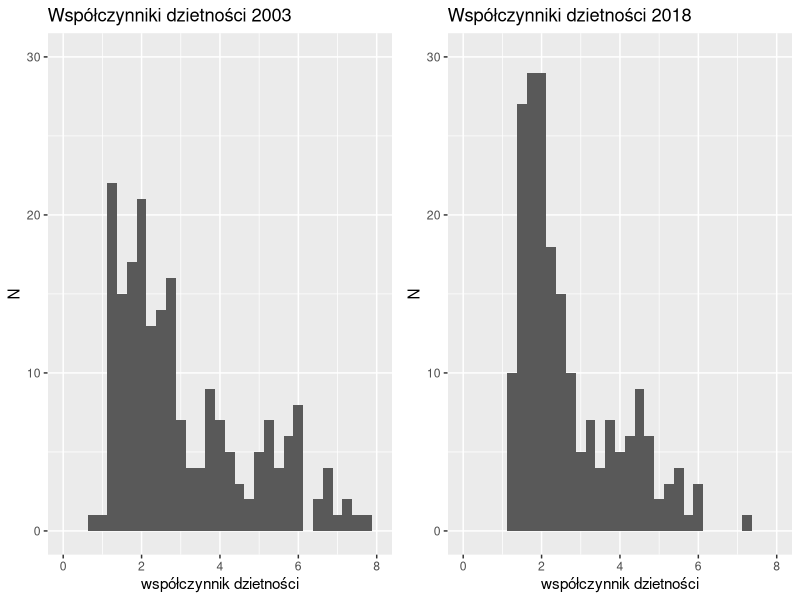
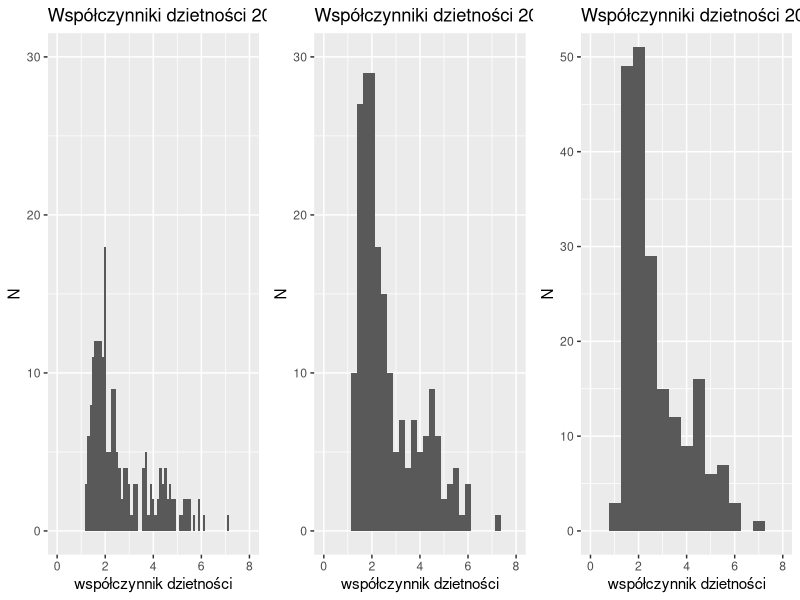
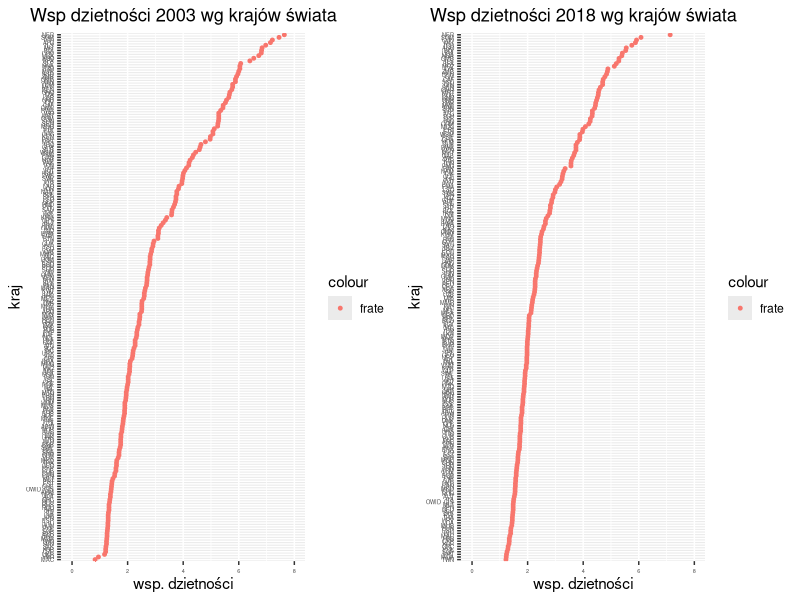
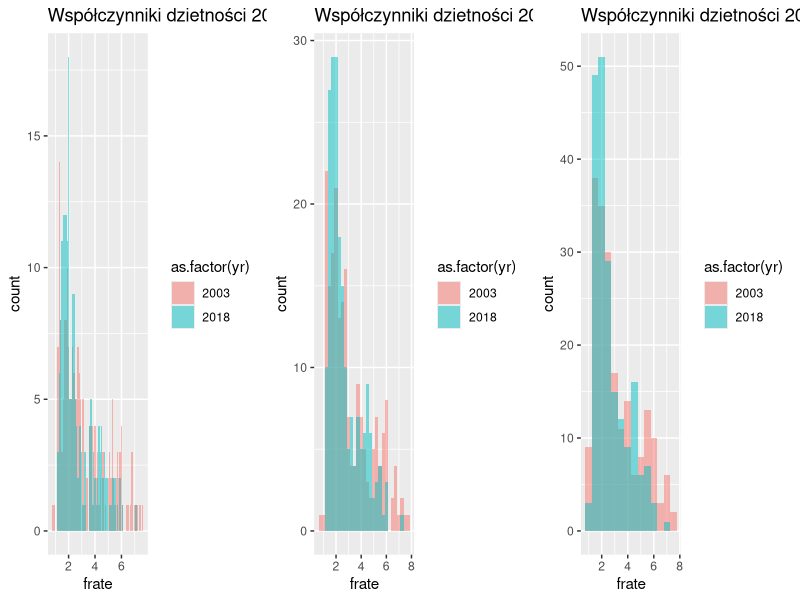
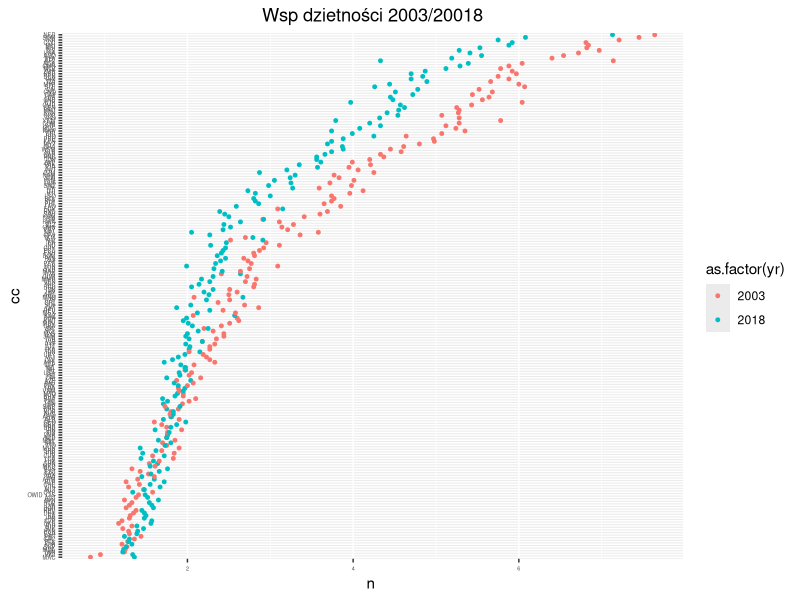
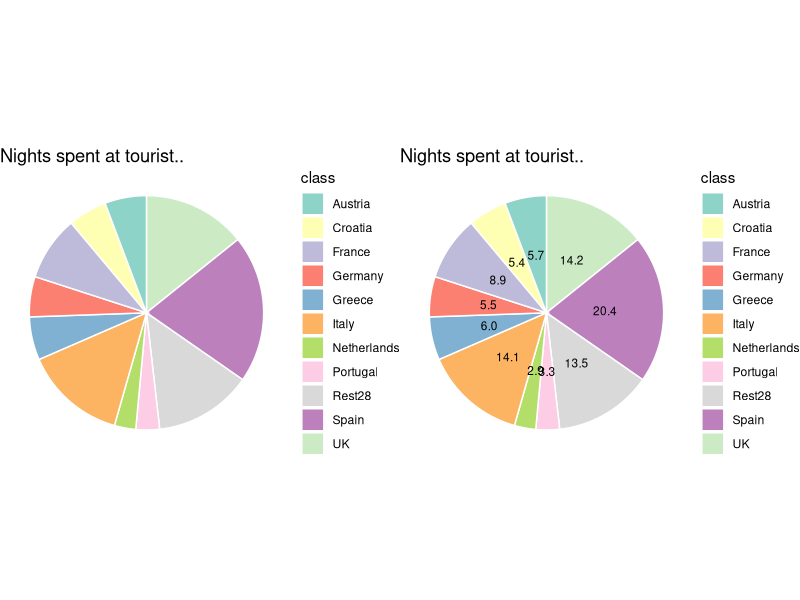
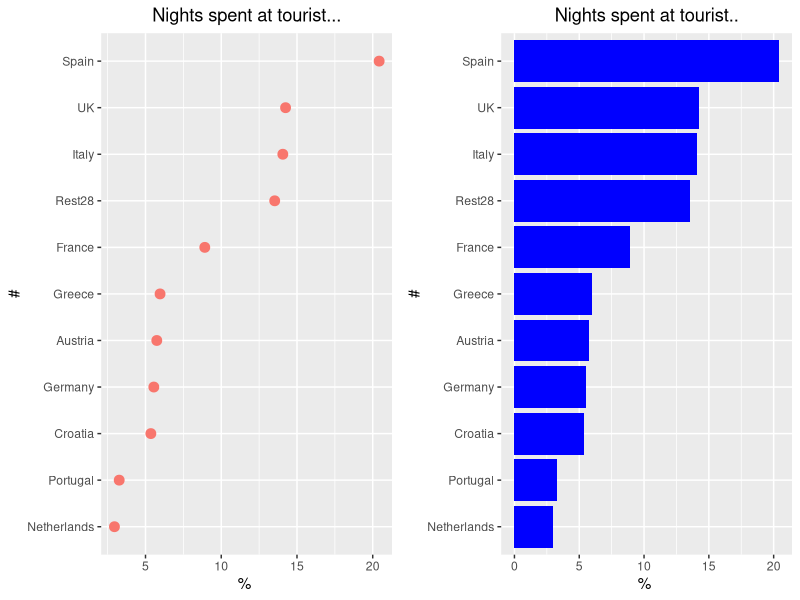
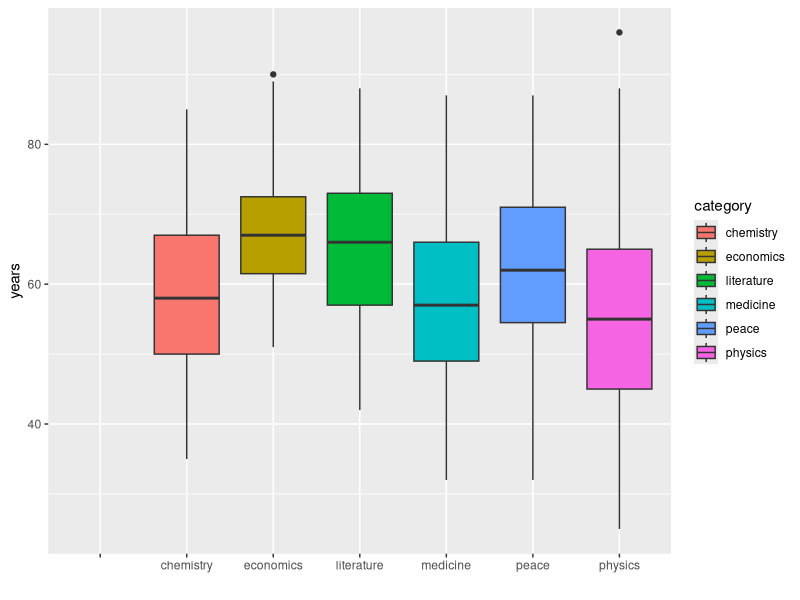

Recreate these plots in R, in order.
## ---- chunk 1
knitr::opts_chunk$set(echo = TRUE)
## ---- chunk 2
library("ggplot2");
require("dplyr");

dA <- read.csv("fertility_rate_2003_2018.csv", sep = ';',
  header=T, na.string="NA");

boxp <- ggplot(dA, aes(x=as.factor(yr), y=frate, fill=as.factor(yr))) +
 geom_boxplot() +
 ylab("fr") +
 xlab("rok") +
 ggtitle("Współczynniki dzietności 2003 vs 2018") +
 theme(legend.position="none")

d2003 <- dA %>% filter(yr==2003) %>% as.data.frame

s2003 <- summary(d2003$frate)
##s2003

mean2003 <- s2003[["Mean"]]
median2003 <- s2003[["Median"]]
min2003 <- s2003[["Min."]]
max2003 <- s2003[["Max."]]

N2003 <- nrow(d2003)
d2003.low <- d2003 %>% filter(frate < 2.10) %>% as.data.frame
L2003 <- nrow(d2003.low)

d2018 <- dA %>% filter(yr==2018) %>% as.data.frame

s2018 <- summary(d2018$frate)
##s2018

mean2018 <- s2018[["Mean"]]
median2018 <- s2018[["Median"]]
srednia2018 <- s2018[["Mean"]]
min2018 <- s2018[["Min."]]
max2018 <- s2018[["Max."]]

N2018 <- nrow(d2018)
d2018.low <- d2018 %>% filter(frate < 2.10) %>% as.data.frame
L2018 <- nrow(d2018.low)
## ---- chunk 3
library("ggpubr")

h2003 <- ggplot(d2003, aes(x = frate)) + geom_histogram(binwidth = 0.25) +
 ylab("N") +
 xlab("współczynnik dzietności") +
 ggtitle("Współczynniki dzietności 2003") +
 coord_cartesian(ylim = c(0, 30), xlim=c(0,8))

h2018 <- ggplot(d2018, aes(x = frate)) + geom_histogram(binwidth = 0.25) +
 ylab("N") +
 xlab("współczynnik dzietności") +
 ggtitle("Współczynniki dzietności 2018") +
 coord_cartesian(ylim = c(0, 30), xlim=c(0, 8))
ggarrange(h2003, h2018, ncol=2, nrow=1)
## ---- chunk 4


h2018a <- ggplot(d2018, aes(x = frate)) + geom_histogram(binwidth = 0.1) +
 ylab("N") +
 xlab("współczynnik dzietności") +
 ggtitle("Współczynniki dzietności 2018") +
 coord_cartesian(ylim = c(0, 30), xlim=c(0, 8))

h2018b <- ggplot(d2018, aes(x = frate)) + geom_histogram(binwidth = 0.25) +
 ylab("N") +
 xlab("współczynnik dzietności") +
 ggtitle("Współczynniki dzietności 2018") +
 coord_cartesian(ylim = c(0, 30), xlim=c(0, 8))

h2018c <- ggplot(d2018, aes(x = frate)) + geom_histogram(binwidth = 0.5) +
 ylab("N") +
 xlab("współczynnik dzietności") +
 ggtitle("Współczynniki dzietności 2018") +
 coord_cartesian(ylim = c(0, 50), xlim=c(0, 8))

ggarrange(h2018a, h2018b, h2018c, ncol = 3, nrow = 1)
## ---- chunk 5
dp2018 <- ggplot(d2018, aes(x = reorder(symbol, frate) )) +
  geom_point(aes(y = frate, colour = 'frate' ), size=1) +
  xlab(label="kraj") +
  ylab(label="wsp. dzietności") +
  ggtitle("Wsp dzietności 2018 wg krajów świata") +
  theme(axis.text = element_text(size = 4)) +
  theme(plot.title = element_text(hjust = 0.5)) +
  coord_flip(ylim = c(0, 8))


dp2003 <- ggplot(d2003, aes(x = reorder(symbol, frate) )) +
  geom_point(aes(y = frate, colour = 'frate' ), size=1) +
  xlab(label="kraj") +
  ylab(label="wsp. dzietności") +
  ggtitle("Wsp dzietności 2003 wg krajów świata") +
  theme(axis.text = element_text(size = 4)) +
  theme(plot.title = element_text(hjust = 0.5)) +
  coord_flip(ylim = c(0, 8))

ggarrange(dp2003, dp2018, ncol=2, nrow=1)
## ---- chunk 6
h2018p <- ggplot(dA, aes(x=frate, fill=as.factor(yr))) +
  ggtitle("Współczynniki dzietności 2003/2018") +
  geom_histogram(binwidth=0.1, alpha=.5, position="identity")

h2018q <- ggplot(dA, aes(x=frate, fill=as.factor(yr))) +
  ggtitle("Współczynniki dzietności 2003/2018") +
  geom_histogram(binwidth=0.25, alpha=.5, position="identity")

h2018r <- ggplot(dA, aes(x=frate, fill=as.factor(yr))) +
  ggtitle("Współczynniki dzietności 2003/2018") +
  geom_histogram(binwidth=0.5, alpha=.5, position="identity")

ggarrange(h2018p, h2018q, h2018r, ncol=3, nrow=1)

## ---- chunk 7
ggplot(dA, aes(x = reorder(symbol, frate) )) +
  geom_point(aes(y = frate, colour = as.factor(yr) ), size=1) +
  xlab(label="cc") + ylab(label="n ") + coord_flip()+
  ggtitle("Wsp dzietności 2003/20018") +
  theme(axis.text = element_text(size = 4)) +
  theme(plot.title = element_text(hjust = 0.5)) +
  coord_cartesian(ylim = c(0, 8)) +
  coord_flip()
## ---- chunk 8
library(ggplot2)
library("dplyr")
library(RColorBrewer)
library(ggpubr)

# https://www.datanovia.com/en/blog/how-to-create-a-pie-chart-in-r-using-ggplot2/
df <- data.frame( class=c("Spain", "UK", "Italy", "France", "Greece",
    "Austria", "Germany", "Croatia", "Portugal", "Netherlands", "Rest28"),
    n=c(305907462, 213378155, 210658786, 133499991, 89284386, 86044321, 83111219,
        80176804, 48884842, 44169041, 202635615));

sum.eu <-sum(df$n)
df["prop"] <- df$n / sum.eu * 100;
df["txt.prop"] <- sprintf ("%.1f", df$prop);

df <- df %>%
  arrange(desc(class)) %>%
  mutate(ypos = cumsum(prop) - 0.5*prop)

mycols <- brewer.pal(13, "Set3")

pc1 <- ggplot(df, aes(x = "", y = prop, fill = class)) +
  geom_bar(width = 1, stat = "identity", color = "white") +
  coord_polar("y", start = 0)+
   ggtitle("Nights spent at tourist..") +
  scale_fill_manual(values = mycols) +
  theme_void()

pc2 <- ggplot(df, aes(x = "", y = prop, fill = class)) +
  geom_bar(width = 1, stat = "identity", color = "white") +
  coord_polar("y", start = 0)+
   ggtitle("Nights spent at tourist..") +
  geom_text(aes(y = ypos, label = txt.prop), color = "black", size=3)+
  scale_fill_manual(values = mycols) +
  theme_void()

## dot-plot
pc3 <- ggplot(df, aes(x = reorder(class, n) )) +
  geom_point(aes(y = prop, colour = 'prop' ), size=3) +
  xlab(label="#") + ylab(label="% ") + coord_flip()+
  ggtitle("Nights spent at tourist...") +
  theme(legend.position = "none") +
  theme(plot.title = element_text(hjust = 0.5))

## bar chart
pc4 <- ggplot(df, aes(x = reorder(class, n), y=prop )) +
  geom_bar(stat="identity", fill='blue') +
  xlab(label="#") + ylab(label="% ") +
  theme(legend.position = "none") +
  coord_flip()+ ggtitle("Nights spent at tourist..") +
  theme(plot.title = element_text(hjust = 0.5))
## ---- chunk 9
ggarrange(pc1, pc2, ncol = 2, nrow = 1)
## ---- chunk 10
ggarrange(pc3, pc4, ncol = 2, nrow = 1)
## ---- chunk 11
nlf <- read.csv("nobel_laureates3.csv", sep = ';', dec = ",",  header=T, na.string="NA");

ggplot(nlf, aes(x=category, y=age, fill=category)) + geom_boxplot() + ylab("years") + xlab("");
## ---- chunk 12
d <- read.csv("union_density_and_gdp.csv", sep = ';',  header=T, na.string="NA");

## tu.density = ratio of  wage and salary earners
## that are trade union members, divided by the total number of wage and salary earners:
## gdppc = GDP per capita
ggplot(d, aes(d$tu.density,d$gdppc)) + geom_point() +
  geom_text(aes(label=d$iso),size=2.0, vjust=-0.35)  + xlab("TU density (%)") + ylab("GDPpc (tys USD)") +
  scale_colour_discrete(name="") +
  geom_smooth(method=lm,se=T, size=2)

lm <- lm(data=d, gdppc ~ tu.density ); 
##summary(lm)
## ---- chunk 13
dane <- read.csv(file= "MZM.csv", header=T, sep=";");

p1 <- ggplot() +
  geom_point(data=dane, mapping=aes(x=as.Date(data), 
                  y=razem, colour="blue"), alpha=.5, size=2) +  
  geom_point(data=dane, mapping=aes(x=as.Date(data), 
                      y=krajowi, colour="green"), alpha=.5, size=2) +  
  ylab(label="sales [ths]") +
  theme(legend.title=element_blank()) 

p2 <- ggplot() +
geom_line(data=dane, mapping=aes(x=as.Date(data), y=razem, colour="blue"), alpha=.5, size=1) +  geom_line(data=dane, mapping=aes(x=as.Date(data), y=krajowi, colour="green"), alpha=.5, size=1) +  
  ylab(label="sales [ths]") +
  theme(legend.title=element_blank()) 

ggarrange(p1, p2, ncol = 2, nrow = 1)

